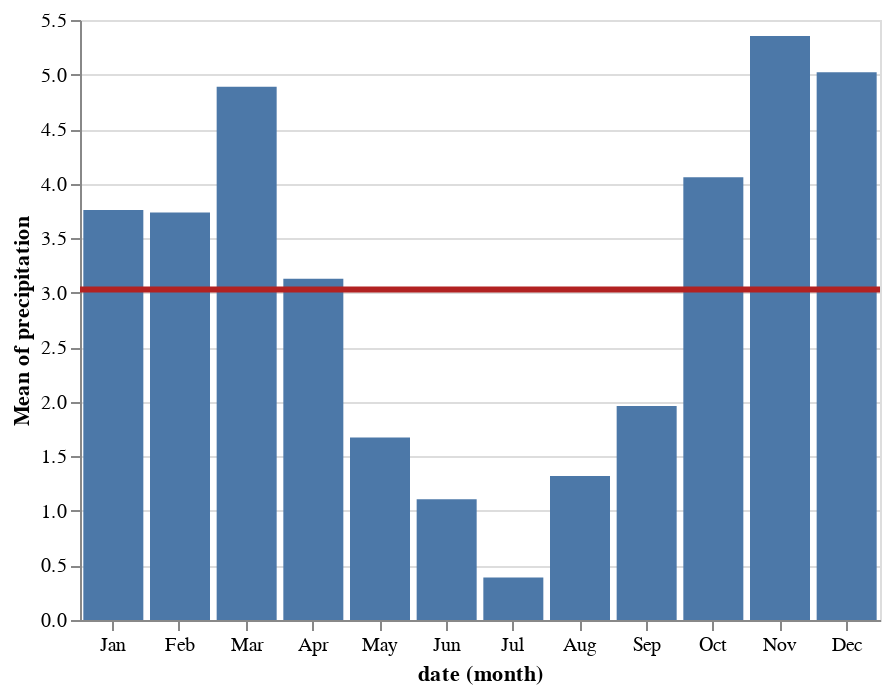

The cell this chart's notebook holds for it:
### Markdown cell above
# Iteractive plots

### Code cell
import altair as alt
from vega_datasets import data

source = data.seattle_weather()
brush = alt.selection(type='interval', encodings=['x'])

bars = alt.Chart().mark_bar().encode(
    x='month(date):O',
    y='mean(precipitation):Q',
    opacity=alt.condition(brush, alt.OpacityValue(1), alt.OpacityValue(0.7)),
).add_selection(
    brush
)

line = alt.Chart().mark_rule(color='firebrick').encode(
    y='mean(precipitation):Q',
    size=alt.SizeValue(3)
).transform_filter(
    brush
)

alt.layer(bars, line, data=source)

### Figure 1 — Vega-Lite specification as saved in the notebook (floating-point values rounded to 4 significant figures; data arrays with more than 128 entries replaced by an {"elided": "..."} marker saying what was removed)
{"$schema": "https://vega.github.io/schema/vega-lite/v3.4.0.json", "config": {"mark": {"tooltip": null}, "view": {"height": 300, "width": 400}}, "data": {"name": "data-830c39fec90146253fb06a06c26374ef"}, "datasets": {"data-830c39fec90146253fb06a06c26374ef": {"elided": "1461 records"}}, "layer": [{"encoding": {"opacity": {"condition": {"selection": "selector003", "value": 1}, "value": 0.7}, "x": {"field": "date", "timeUnit": "month", "type": "ordinal"}, "y": {"aggregate": "mean", "field": "precipitation", "type": "quantitative"}}, "mark": "bar", "selection": {"selector003": {"encodings": ["x"], "type": "interval"}}}, {"encoding": {"size": {"value": 3}, "y": {"aggregate": "mean", "field": "precipitation", "type": "quantitative"}}, "mark": {"color": "firebrick", "type": "rule"}, "transform": [{"filter": {"selection": "selector003"}}]}]}
